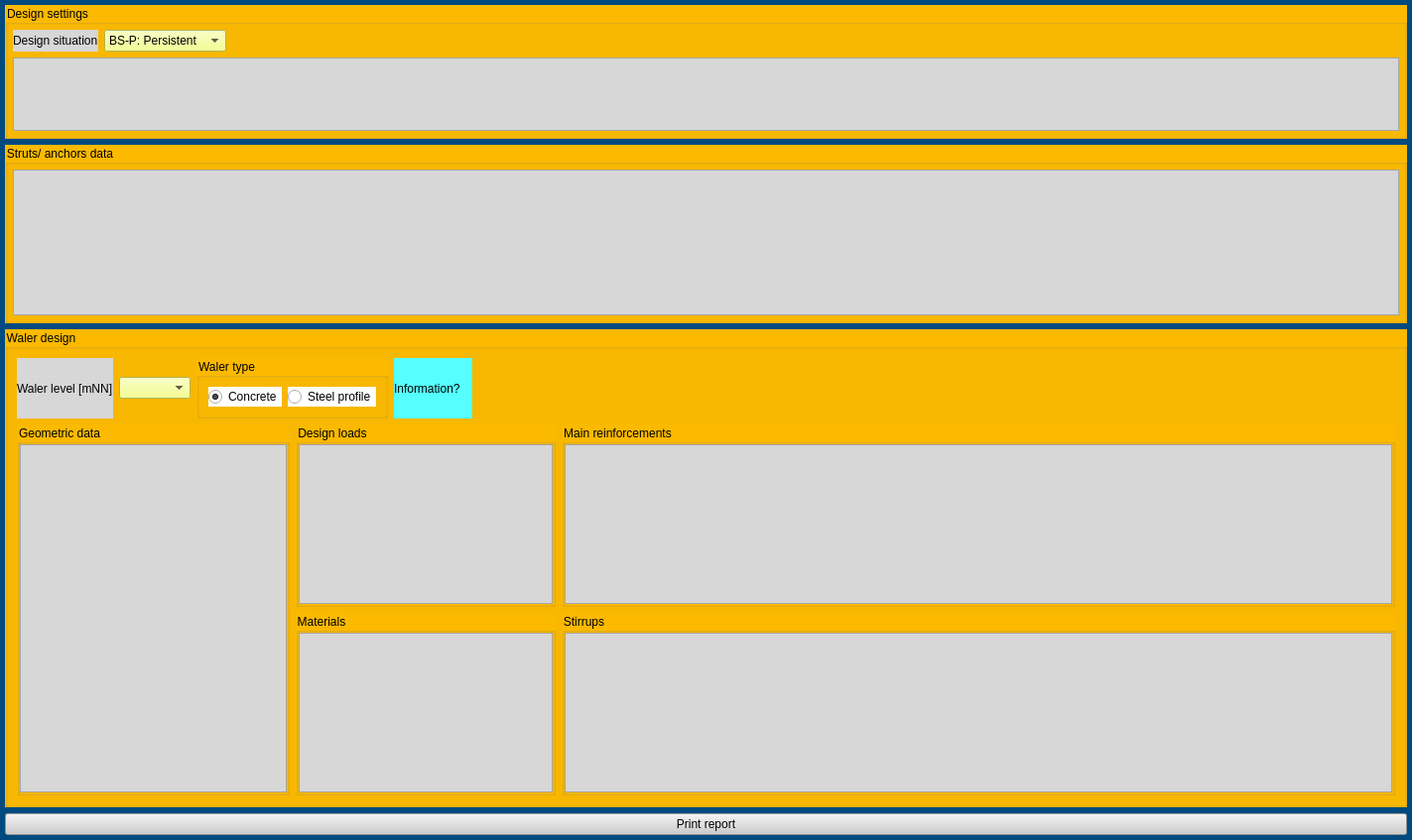
<?xml version="1.0" encoding="UTF-8"?>
<ui version="4.0">
 <class>Form</class>
 <widget class="QWidget" name="Form">
  <property name="geometry">
   <rect>
    <x>0</x>
    <y>0</y>
    <width>1423</width>
    <height>847</height>
   </rect>
  </property>
  <property name="windowTitle">
   <string>Waler dimensioning tool</string>
  </property>
  <property name="styleSheet">
   <string notr="true">QWidget{
background-color: rgb(0, 74, 127);
}

QPushButton{
background-color: rgb(205, 205, 205);
}

QLineEdit{
background-color:rgb(255, 255, 255)
}

QLabel{
background-color:rgb(215, 215, 215)
}

QCheckBox{
background-color:rgb(215, 215, 215)
}


QTableWidget{
background-color:rgb(215, 215, 215)
}

QTabWidget{
background-color:rgb(215, 215, 215)
}

QComboBox{
background-color:rgb(255, 255, 255)
}

QGroupBox{
background-color: rgb(251, 185, 0);
}



</string>
  </property>
  <layout class="QVBoxLayout" name="verticalLayout">
   <property name="leftMargin">
    <number>5</number>
   </property>
   <property name="topMargin">
    <number>5</number>
   </property>
   <property name="rightMargin">
    <number>5</number>
   </property>
   <property name="bottomMargin">
    <number>5</number>
   </property>
   <item>
    <widget class="QGroupBox" name="groupBox">
     <property name="maximumSize">
      <size>
       <width>16777215</width>
       <height>135</height>
      </size>
     </property>
     <property name="styleSheet">
      <string notr="true"/>
     </property>
     <property name="title">
      <string>Design settings</string>
     </property>
     <layout class="QGridLayout" name="gridLayout">
      <property name="leftMargin">
       <number>5</number>
      </property>
      <property name="topMargin">
       <number>5</number>
      </property>
      <property name="rightMargin">
       <number>5</number>
      </property>
      <property name="bottomMargin">
       <number>5</number>
      </property>
      <item row="0" column="3">
       <spacer name="horizontalSpacer_2">
        <property name="orientation">
         <enum>Qt::Horizontal</enum>
        </property>
        <property name="sizeHint" stdset="0">
         <size>
          <width>964</width>
          <height>20</height>
         </size>
        </property>
       </spacer>
      </item>
      <item row="0" column="2">
       <widget class="QComboBox" name="comboBox">
        <property name="styleSheet">
         <string notr="true">background-color:rgb(242, 255, 116)</string>
        </property>
        <item>
         <property name="text">
          <string>BS-P: Persistent</string>
         </property>
        </item>
        <item>
         <property name="text">
          <string>BS-T: Transient</string>
         </property>
        </item>
        <item>
         <property name="text">
          <string>BS-A: Accidential</string>
         </property>
        </item>
        <item>
         <property name="text">
          <string>BS-E: Seismic</string>
         </property>
        </item>
       </widget>
      </item>
      <item row="0" column="0" colspan="2">
       <widget class="QLabel" name="label">
        <property name="text">
         <string>Design situation</string>
        </property>
       </widget>
      </item>
      <item row="1" column="0" colspan="4">
       <widget class="QTableWidget" name="tableWidget">
        <property name="sizePolicy">
         <sizepolicy hsizetype="Expanding" vsizetype="Minimum">
          <horstretch>0</horstretch>
          <verstretch>0</verstretch>
         </sizepolicy>
        </property>
       </widget>
      </item>
     </layout>
    </widget>
   </item>
   <item>
    <widget class="QGroupBox" name="groupBox_2">
     <property name="maximumSize">
      <size>
       <width>16777215</width>
       <height>180</height>
      </size>
     </property>
     <property name="title">
      <string>Struts/ anchors data</string>
     </property>
     <layout class="QGridLayout" name="gridLayout_2">
      <property name="leftMargin">
       <number>5</number>
      </property>
      <property name="topMargin">
       <number>5</number>
      </property>
      <property name="rightMargin">
       <number>5</number>
      </property>
      <property name="bottomMargin">
       <number>5</number>
      </property>
      <item row="0" column="0" colspan="3">
       <widget class="QTableWidget" name="tableWidget_2">
        <property name="sizePolicy">
         <sizepolicy hsizetype="Expanding" vsizetype="Minimum">
          <horstretch>0</horstretch>
          <verstretch>0</verstretch>
         </sizepolicy>
        </property>
        <attribute name="horizontalHeaderDefaultSectionSize">
         <number>150</number>
        </attribute>
       </widget>
      </item>
     </layout>
    </widget>
   </item>
   <item>
    <widget class="QGroupBox" name="groupBox_3">
     <property name="sizePolicy">
      <sizepolicy hsizetype="Preferred" vsizetype="Expanding">
       <horstretch>0</horstretch>
       <verstretch>0</verstretch>
      </sizepolicy>
     </property>
     <property name="maximumSize">
      <size>
       <width>16777215</width>
       <height>500</height>
      </size>
     </property>
     <property name="title">
      <string>Waler design</string>
     </property>
     <layout class="QGridLayout" name="gridLayout_3">
      <item row="0" column="2" colspan="2">
       <widget class="QGroupBox" name="groupBox_9">
        <property name="title">
         <string>Waler type</string>
        </property>
        <layout class="QHBoxLayout" name="horizontalLayout">
         <item>
          <widget class="QRadioButton" name="radioButton">
           <property name="styleSheet">
            <string notr="true">background-color:rgb(255, 255, 255)</string>
           </property>
           <property name="text">
            <string>Concrete</string>
           </property>
           <property name="checked">
            <bool>true</bool>
           </property>
          </widget>
         </item>
         <item>
          <widget class="QRadioButton" name="radioButton_2">
           <property name="styleSheet">
            <string notr="true">background-color:rgb(255, 255, 255)</string>
           </property>
           <property name="text">
            <string>Steel profile</string>
           </property>
          </widget>
         </item>
        </layout>
       </widget>
      </item>
      <item row="1" column="0" rowspan="2" colspan="3">
       <widget class="QGroupBox" name="groupBox_4">
        <property name="sizePolicy">
         <sizepolicy hsizetype="Minimum" vsizetype="Preferred">
          <horstretch>0</horstretch>
          <verstretch>0</verstretch>
         </sizepolicy>
        </property>
        <property name="maximumSize">
         <size>
          <width>350</width>
          <height>16777215</height>
         </size>
        </property>
        <property name="title">
         <string>Geometric data</string>
        </property>
        <layout class="QVBoxLayout" name="verticalLayout_2">
         <property name="leftMargin">
          <number>0</number>
         </property>
         <property name="topMargin">
          <number>0</number>
         </property>
         <property name="rightMargin">
          <number>0</number>
         </property>
         <property name="bottomMargin">
          <number>0</number>
         </property>
         <item>
          <widget class="QTableWidget" name="tableWidget_3"/>
         </item>
        </layout>
       </widget>
      </item>
      <item row="1" column="3" colspan="3">
       <widget class="QGroupBox" name="groupBox_5">
        <property name="sizePolicy">
         <sizepolicy hsizetype="Minimum" vsizetype="Preferred">
          <horstretch>0</horstretch>
          <verstretch>0</verstretch>
         </sizepolicy>
        </property>
        <property name="maximumSize">
         <size>
          <width>350</width>
          <height>16777215</height>
         </size>
        </property>
        <property name="title">
         <string>Design loads</string>
        </property>
        <layout class="QVBoxLayout" name="verticalLayout_3">
         <property name="leftMargin">
          <number>0</number>
         </property>
         <property name="topMargin">
          <number>0</number>
         </property>
         <property name="rightMargin">
          <number>0</number>
         </property>
         <property name="bottomMargin">
          <number>0</number>
         </property>
         <item>
          <widget class="QTableWidget" name="tableWidget_4"/>
         </item>
        </layout>
       </widget>
      </item>
      <item row="1" column="6">
       <widget class="QGroupBox" name="groupBox_6">
        <property name="sizePolicy">
         <sizepolicy hsizetype="Expanding" vsizetype="Preferred">
          <horstretch>0</horstretch>
          <verstretch>0</verstretch>
         </sizepolicy>
        </property>
        <property name="title">
         <string>Main reinforcements</string>
        </property>
        <layout class="QVBoxLayout" name="verticalLayout_4">
         <property name="leftMargin">
          <number>0</number>
         </property>
         <property name="topMargin">
          <number>0</number>
         </property>
         <property name="rightMargin">
          <number>0</number>
         </property>
         <property name="bottomMargin">
          <number>0</number>
         </property>
         <item>
          <widget class="QTableWidget" name="tableWidget_5">
           <attribute name="horizontalHeaderDefaultSectionSize">
            <number>120</number>
           </attribute>
          </widget>
         </item>
        </layout>
       </widget>
      </item>
      <item row="2" column="3" colspan="3">
       <widget class="QGroupBox" name="groupBox_8">
        <property name="maximumSize">
         <size>
          <width>350</width>
          <height>16777215</height>
         </size>
        </property>
        <property name="title">
         <string>Materials</string>
        </property>
        <layout class="QVBoxLayout" name="verticalLayout_6">
         <property name="leftMargin">
          <number>0</number>
         </property>
         <property name="topMargin">
          <number>0</number>
         </property>
         <property name="rightMargin">
          <number>0</number>
         </property>
         <property name="bottomMargin">
          <number>0</number>
         </property>
         <item>
          <widget class="QTableWidget" name="tableWidget_7"/>
         </item>
        </layout>
       </widget>
      </item>
      <item row="2" column="6">
       <widget class="QGroupBox" name="groupBox_7">
        <property name="sizePolicy">
         <sizepolicy hsizetype="Expanding" vsizetype="Preferred">
          <horstretch>0</horstretch>
          <verstretch>0</verstretch>
         </sizepolicy>
        </property>
        <property name="title">
         <string>Stirrups</string>
        </property>
        <layout class="QVBoxLayout" name="verticalLayout_5">
         <property name="leftMargin">
          <number>0</number>
         </property>
         <property name="topMargin">
          <number>0</number>
         </property>
         <property name="rightMargin">
          <number>0</number>
         </property>
         <property name="bottomMargin">
          <number>0</number>
         </property>
         <item>
          <widget class="QTableWidget" name="tableWidget_6"/>
         </item>
        </layout>
       </widget>
      </item>
      <item row="0" column="0">
       <widget class="QLabel" name="label_3">
        <property name="text">
         <string>Waler level [mNN]</string>
        </property>
       </widget>
      </item>
      <item row="0" column="5" colspan="2">
       <spacer name="horizontalSpacer_4">
        <property name="orientation">
         <enum>Qt::Horizontal</enum>
        </property>
        <property name="sizeHint" stdset="0">
         <size>
          <width>1013</width>
          <height>20</height>
         </size>
        </property>
       </spacer>
      </item>
      <item row="0" column="1">
       <widget class="QComboBox" name="comboBox_2">
        <property name="styleSheet">
         <string notr="true">background-color:rgb(242, 255, 116)</string>
        </property>
       </widget>
      </item>
      <item row="0" column="4">
       <widget class="QLabel" name="label_4">
        <property name="toolTip">
         <string>&lt;html&gt;&lt;head/&gt;&lt;body&gt;&lt;p&gt;Characteristic support forces from struts and anchors will be automatically filled when Plaxis2D Output is opened from Moniman. By opening Plaxis2D Output from Moniman, the maximal support forces until the currently viewed calculation phase are read and stored. Positive support forces mean anchor force in tension or strut force in compression.&lt;/p&gt;&lt;p&gt;The support force is distributed over the spacing of the support structure using a multi-span continuous beam model. The stress design (for steel profile) or reinforcement design (for concrete) of the beam cross-section is performed for internal forces both at span and at support.&lt;/p&gt;&lt;p&gt;Steel profile: the resulting axial force for design in compression is positive. Only inside the cross-section classification calculation, compressive stress is negative.&lt;/p&gt;&lt;p&gt;Concrete beam: the resulting axial force for design in compression is negative. Reinforcement bar diameter can be provided as double bundles using the suffix 'D' before the diameter. For example, 'D12' means double 12 mm diameter bars.&lt;/p&gt;&lt;/body&gt;&lt;/html&gt;</string>
        </property>
        <property name="styleSheet">
         <string notr="true">background-color: rgb(85, 255, 255);</string>
        </property>
        <property name="text">
         <string>Information?</string>
        </property>
       </widget>
      </item>
     </layout>
    </widget>
   </item>
   <item>
    <widget class="QPushButton" name="pushButton">
     <property name="text">
      <string>Print report</string>
     </property>
    </widget>
   </item>
  </layout>
 </widget>
 <resources/>
 <connections/>
</ui>
